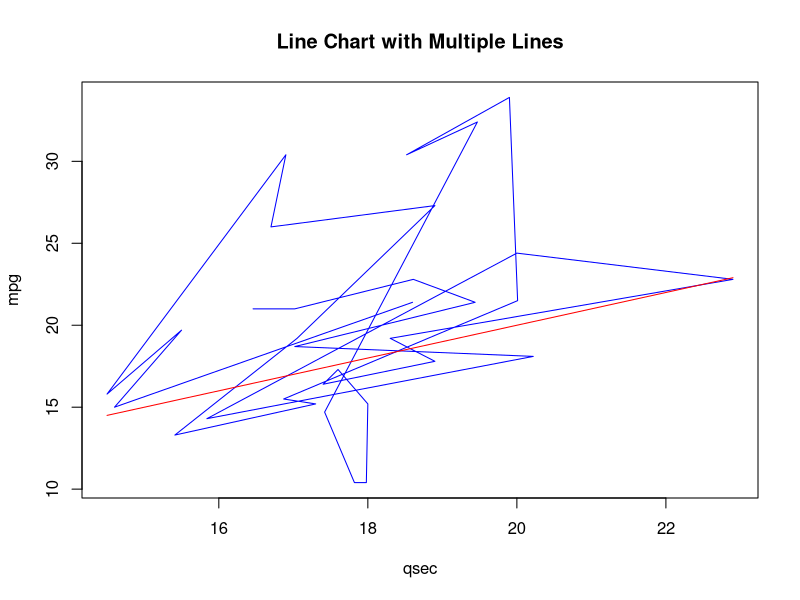

Write the R code that produced this figure.
data("mtcars")
plot(mtcars$qsec, mtcars$mpg, type = "l", col = "blue", xlab = "qsec", ylab = "mpg", main = "Line Chart with Multiple Lines")
lines(mtcars$qsec, mtcars$qsec, col = "red")
